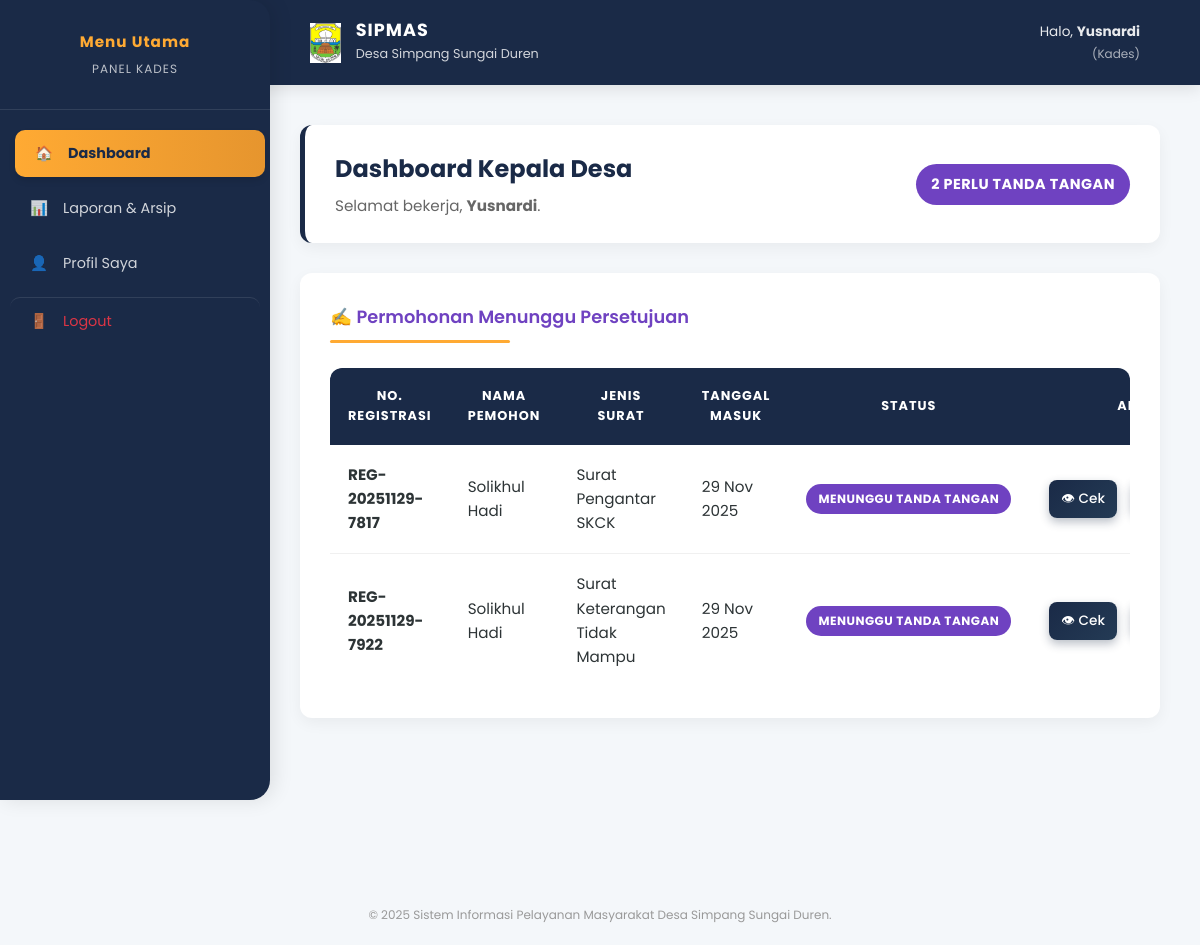
/index.php?page=dashboard_kades (signed in), run on the app's committed database.
### tables this page shows
CREATE TABLE `permohonan` (
  `id` int(11) NOT NULL,
  `user_id` int(11) NOT NULL,
  `layanan_id` int(11) NOT NULL,
  `nomor_tiket` varchar(50) NOT NULL,
  `data_pengaju` text DEFAULT NULL,
  `status` enum('pending','verifikasi_admin','menunggu_kades','disetujui','ditolak','selesai') DEFAULT 'pending',
  `diverifikasi_oleh_admin_id` int(11) DEFAULT NULL,
  `disetujui_oleh_kades_id` int(11) DEFAULT NULL,
  `ditolak_oleh_admin_id` int(11) DEFAULT NULL,
  `keterangan_status` text DEFAULT NULL,
  `status_arsip` tinyint(1) DEFAULT 0,
  `created_at` timestamp NOT NULL DEFAULT current_timestamp(),
  `updated_at` timestamp NOT NULL DEFAULT current_timestamp() ON UPDATE current_timestamp()
);

CREATE TABLE `users` (
  `id` int(11) NOT NULL,
  `role` enum('admin','kades','masyarakat') NOT NULL,
  `nik` char(16) DEFAULT NULL,
  `nama_lengkap` varchar(150) NOT NULL,
  `tempat_lahir` varchar(50) DEFAULT NULL,
  `tanggal_lahir` date DEFAULT NULL,
  `jenis_kelamin` enum('Laki-laki','Perempuan') DEFAULT NULL,
  `agama` varchar(20) DEFAULT NULL,
  `status_perkawinan` enum('Belum Kawin','Kawin','Cerai Hidup','Cerai Mati') DEFAULT NULL,
  `pekerjaan` varchar(50) DEFAULT NULL,
  `email` varchar(100) NOT NULL,
  `password` varchar(255) NOT NULL,
  `no_hp` varchar(20) DEFAULT NULL,
  `alamat` text DEFAULT NULL,
  `jabatan` varchar(100) DEFAULT NULL,
  `status_kependudukan` enum('Tetap','Pindah','Meninggal') DEFAULT 'Tetap',
  `status_akun` tinyint(1) DEFAULT 1,
  `created_at` timestamp NOT NULL DEFAULT current_timestamp(),
  `updated_at` timestamp NOT NULL DEFAULT current_timestamp() ON UPDATE current_timestamp()
);

CREATE TABLE `jenis_layanan` (
  `id` int(11) NOT NULL,
  `nama_layanan` varchar(100) NOT NULL,
  `kode_surat` varchar(20) NOT NULL,
  `syarat_dokumen` text DEFAULT NULL,
  `is_active` tinyint(1) DEFAULT 1
);

### controllers/PermohonanController.php (called while the page is built, shortened)
<?php
class PermohonanController {
    private $conn;
    public function __construct($db) {
        $this->conn = $db;
    }
    public function getPermohonanByStatus($status) {
        $query = "SELECT p.*, u.nama_lengkap as nama_pemohon, l.nama_layanan, sd.nomor_surat_resmi
                  FROM permohonan p
                  JOIN users u ON p.user_id = u.id
                  JOIN jenis_layanan l ON p.layanan_id = l.id
                  LEFT JOIN surat_digital sd ON sd.permohonan_id = p.id
                  WHERE p.status = ? AND (p.status_arsip = 0 OR p.status_arsip IS NULL)
                  ORDER BY p.created_at ASC";
        $stmt = $this->conn->prepare($query);
        $stmt->execute([$status]);
        return $stmt->fetchAll();
    }
}
?>

### views/kades/dashboard.php (the view, shortened to what this page needs)
<section>
    <div class="content-header">
        <div>
            <h2 style="margin: 0; color: var(--primary);">Dashboard Kepala Desa</h2>
            <p style="margin: 5px 0 0; color: #666;">Selamat bekerja, <strong> <?= htmlspecialchars($_SESSION['nama']) ?></strong>.</p>
        </div>
        <div style="text-align: right;">
            <span class="badge badge-warning" style="font-size: 0.9rem; padding: 10px 15px; background-color: #6f42c1; color: white;">
                <?= count($permohonanKades) ?> Perlu Tanda Tangan
            </span>
        </div>
    </div>
    <div class="card">
        <h3 style="color: #6f42c1;">✍ Permohonan Menunggu Persetujuan</h3>
        <div class="table-responsive">
            <table>
                <thead>
                    <tr>
                        <th style="text-align: center;">No. Registrasi</th>
                        <th style="text-align: center;">Nama Pemohon</th>
                        <th style="text-align: center;">Jenis Surat</th>
                        <th style="text-align: center;">Tanggal Masuk</th>
                        <th style="text-align: center;">Status</th>
                        <th style="width: 200px; text-align: center;">Aksi</th>
                    </tr>
                </thead>
                <tbody>
                    <?php if (empty($permohonanKades)): ?>
                        <tr><td colspan="6" style="text-align:center; padding: 40px; color: #888;">
                            🎉 Tidak ada tugas. Semua surat sudah disetujui.
                        </td></tr>
                    <?php else: ?>
                        <?php foreach ($permohonanKades as $p): ?>
                            <tr>
                                <td>
                                    <strong><?= $p->nomor_tiket ?></strong>
                                </td>
                                <td><?= htmlspecialchars($p->nama_pemohon) ?></td>
                                <td><?= htmlspecialchars($p->nama_layanan) ?></td>
                                <td><?= date('d M Y', strtotime($p->created_at)) ?></td>
                                <td>
                                    <span class="badge" style="background-color: #6f42c1; color: white;">
                                        Menunggu Tanda Tangan
                                    </span>
                                </td>
                                <td style="text-align: center;">
                                    <div style="display: flex; gap: 10px; justify-content: center;">
                                        <a href="index.php?page=detail_permohonan&id=<?= $p->id ?>"
                                           class="btn-primary"
                                           style="padding: 8px 12px; font-size: 0.85rem; background: #17a2b8;">
                                            👁 Cek
                                        </a>
                                    </div>
                                </td>
                            </tr>
                        <?php endforeach; ?>
                    <?php endif; ?>
                </tbody>
            </table>
        </div>
    </div>
</section>

### assets/css/style.css (style rules this page uses)
:root { --primary: #1a2a47; --primary-gradient: linear-gradient(135deg, #1a2a47 0%, #243b55 100%); --accent: #ffaa33; --accent-gradient: linear-gradient(135deg, #ffaa33 0%, #e6952e 100%); --primary-color: #1a2a47; --accent-color: #ffaa33; --success-color: #28a745; --danger-color: #dc3545; --success: #28a745; --danger: #dc3545; --warning: #ffc107; --bg-body: #f4f7fa; --bg-glass: rgba(255, 255, 255, 0.95); --bg-card: #ffffff; --text-main: #2d3436; --text-muted: #636e72; --radius: 12px; --shadow-soft: 0 5px 15px rgba(0, 0, 0, 0.05); --shadow-float: 0 15px 35px rgba(26, 42, 71, 0.15); --transition: all 0.3s cubic-bezier(0.4, 0, 0.2, 1); }
* { box-sizing: border-box; }
body { font-family: 'Poppins', sans-serif; background-color: var(--bg-body); color: var(--text-main); margin: 0; padding: 0; font-size: 0.95rem; line-height: 1.6; }
.content-header { background: white; padding: 25px 30px; border-radius: var(--radius); box-shadow: var(--shadow-soft); margin-bottom: 30px; display: flex; justify-content: space-between; align-items: center; border-left: 5px solid var(--primary); }
.content-header h2 { margin: 0; color: var(--primary); font-size: 1.5rem; font-weight: 700; }
.card { background: var(--bg-card); border-radius: var(--radius); box-shadow: var(--shadow-soft); padding: 30px; margin-bottom: 30px; border: none; transition: var(--transition); position: relative; overflow: hidden; }
.card h3 { margin-top: 0; margin-bottom: 25px; color: var(--primary); font-weight: 600; position: relative; display: inline-block; }
.card h3::after { content: ''; display: block; width: 50%; height: 3px; background: var(--accent); margin-top: 8px; border-radius: 2px; }
.btn-primary, button { background: var(--primary) !important; background: var(--primary-gradient) !important; color: white !important; padding: 10px 22px; border-radius: 8px; border: none; cursor: pointer; font-size: 0.9rem; font-weight: 500; box-shadow: 0 4px 10px rgba(26, 42, 71, 0.3); text-decoration: none; display: inline-block; transition: var(--transition); }
.table-responsive { overflow-x: auto; border-radius: var(--radius); }
table { width: 100%; border-collapse: separate; border-spacing: 0; background: white; }
table th { background-color: var(--primary); color: white; padding: 18px; text-transform: uppercase; font-size: 0.8rem; letter-spacing: 1px; text-align: left; }
table th:first-child { border-top-left-radius: 10px; }
table th:last-child { border-top-right-radius: 10px; }
table td { padding: 18px; border-bottom: 1px solid #f0f0f0; vertical-align: middle; }
table tr:last-child td { border-bottom: none; }
.badge { padding: 8px 15px; border-radius: 50px; font-size: 0.7rem; font-weight: 800; text-transform: uppercase; letter-spacing: 0.5px; display: inline-flex; align-items: center; justify-content: center; white-space: nowrap; vertical-align: middle; line-height: normal; }
.badge-warning { background: rgba(255, 193, 7, 0.15); color: #d39e00; }
.badge { padding: 6px 12px; border-radius: 30px; font-size: 0.75rem; font-weight: 700; text-transform: uppercase; }
td .btn-success, td .btn-primary, td .btn-danger, td .btn-warning { white-space: nowrap; margin: 0 2px; }
td div[style*="display: flex"] { flex-wrap: nowrap; }

### data on the page
permohonan: nomor_tiket "REG-20251129-7817", user.nama_lengkap "Solikhul Hadi", layanan.nama_layanan "Surat Pengantar SKCK", created_at "29 Nov 2025"
permohonan: nomor_tiket "REG-20251129-7922", user.nama_lengkap "Solikhul Hadi", layanan.nama_layanan "Surat Keterangan Tidak Mampu", created_at "29 Nov 2025"

### other printed values
$nama "Yusnardi"
$role "Kades"
$role "KADES"
$_SESSION['nama'] "Yusnardi"
count($permohonanKades) "2"
